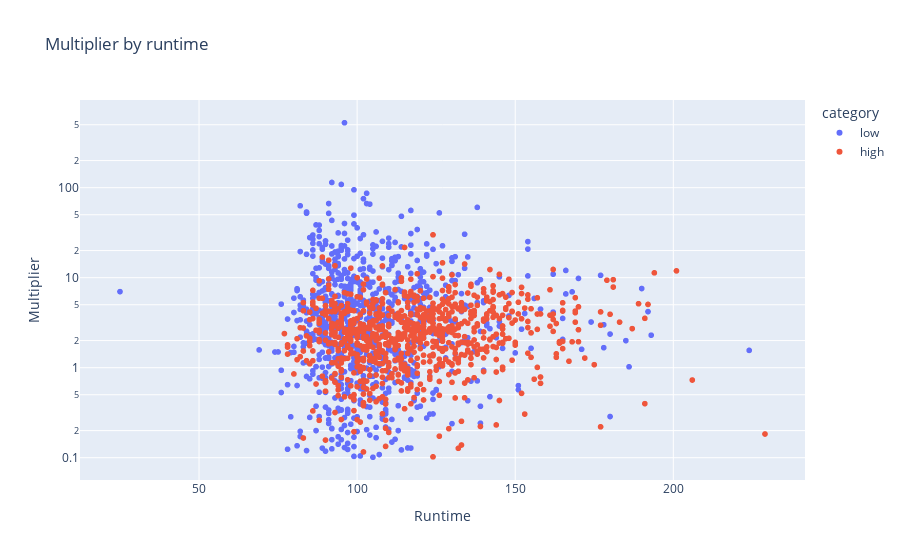

Write notebook code for a chart like this one.
### Code cell
fig = px.scatter(df, x='runtime', y='multiplier', color='category',
                 labels={'runtime': 'Runtime', 'multiplier': 'Multiplier'},
                 title='Multiplier by runtime', log_y=True,
                 hover_data=['title', 'genres'])

fig.show()

fig.write_html("./plots_html/multiplier_by_runtime.html", include_plotlyjs=False)

### Figure 1 — Plotly figure (JSON) as saved in the notebook; plotly's stock layout.template omitted (floating-point values rounded to 4 significant figures; data arrays with more than 128 entries replaced by an {"elided": "..."} marker saying what was removed)
{"data": [{"customdata": {"elided": "855x2 str values"}, "hovertemplate": "category=low<br>Runtime=%{x}<br>Multiplier=%{y}<br>title=%{customdata[0]}<br>genres=%{customdata[1]}<extra></extra>", "legendgroup": "low", "marker": {"color": "#636efa", "symbol": "circle"}, "mode": "markers", "name": "low", "showlegend": true, "type": "scattergl", "x": {"elided": "855 int values"}, "xaxis": "x", "y": {"elided": "855 float values"}, "yaxis": "y"}, {"customdata": {"elided": "846x2 str values"}, "hovertemplate": "category=high<br>Runtime=%{x}<br>Multiplier=%{y}<br>title=%{customdata[0]}<br>genres=%{customdata[1]}<extra></extra>", "legendgroup": "high", "marker": {"color": "#EF553B", "symbol": "circle"}, "mode": "markers", "name": "high", "showlegend": true, "type": "scattergl", "x": {"elided": "846 int values"}, "xaxis": "x", "y": {"elided": "846 float values"}, "yaxis": "y"}], "layout": {"legend": {"title": {"text": "category"}, "tracegroupgap": 0}, "title": {"text": "Multiplier by runtime"}, "xaxis": {"anchor": "y", "domain": [0, 1], "title": {"text": "Runtime"}}, "yaxis": {"anchor": "x", "domain": [0, 1], "title": {"text": "Multiplier"}, "type": "log"}}}
